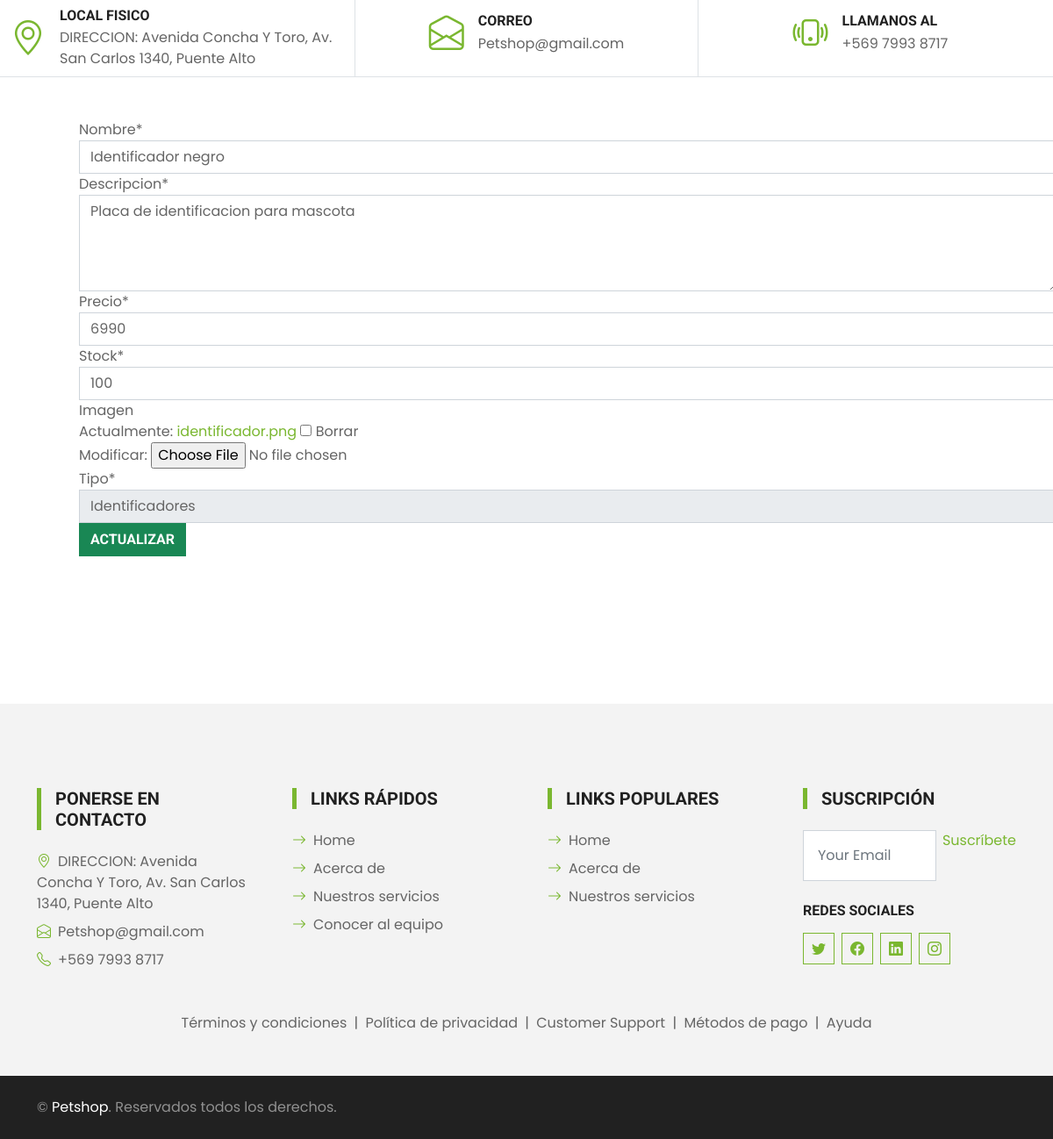
The page /update/15/ on the database its author committed.
### core/models.py (models this page shows, shortened)
class Producto(models.Model):
  nombre      = models.CharField(max_length=30)
  descripcion = models.CharField(max_length=60)
  precio      = models.IntegerField()
  stock       = models.IntegerField()
  imagen      = models.ImageField(null=True,blank=True)
  tipo        = models.ForeignKey(TipoProducto, on_delete=models.CASCADE)

### core/views.py (the view)
# urls.py: path('update/<id>/', update, name="update"),
def update(request,id):
    producto = Producto.objects.get(id=id)
    data = {
        'form' : ProductoForm(instance=producto)
    }
    if request.method == 'POST':
        formulario = ProductoForm(data=request.POST, instance=producto, files=request.FILES)
        if formulario.is_valid():
            formulario.save()
            messages.success(request, "Producto modificado correctamente")
            data['form'] = formulario
    return render(request, 'core/updateProduct.html', data)

### core/forms.py
class ProductoForm(ModelForm):
    nombre      = forms.CharField(min_length=4,widget=forms.TextInput(attrs={"placeholder":"Ingrese Nombre"}))
    descripcion = forms.CharField(min_length=10,max_length=200,widget=forms.Textarea(attrs={"rows":4}))
    precio      = forms.IntegerField(min_value=0,widget=forms.NumberInput(attrs={"placeholder":"Ingrese Precio"}))
    stock       = forms.IntegerField(min_value=0,widget=forms.NumberInput(attrs={"placeholder":"Ingrese Stock"}))
    class Meta:
        model = Producto
        fields = '__all__'

### core/models.py (called while the page is built)
  def __str__(self):
    return self.nombreTipo

### core/templates/core/updateProduct.html (shortened to what this page needs)
{% extends 'core/base.html' %}
{% load static %}
{% load crispy_forms_tags %}
{% block contenido %}
<div class="container">
  <div class="row">
    <div class="col-12 m-5">
      <form action="" method="POST" enctype="multipart/form-data">
        <table>
          {{ form | crispy }}
        </table>
        <input type="submit" class="btn btn-success" value="Actualizar" />
      </form>
      <br /><br /><br />
    </div>
  </div>
</div>
{% endblock %}

### core/static/core/css/style.css (style rules this page uses)
:root { --primary: #7AB730; --secondary: #FFD33C; --light: #F3F3F3; --dark: #212121; }
.btn { font-family: 'Roboto', sans-serif; text-transform: uppercase; font-weight: 700; transition: .5s; }

### rows shown on the page
Producto: nombre "Identificador negro", descripcion "Placa de identificacion para mascota", precio "6990", stock "100", tipo "Identificadores"
